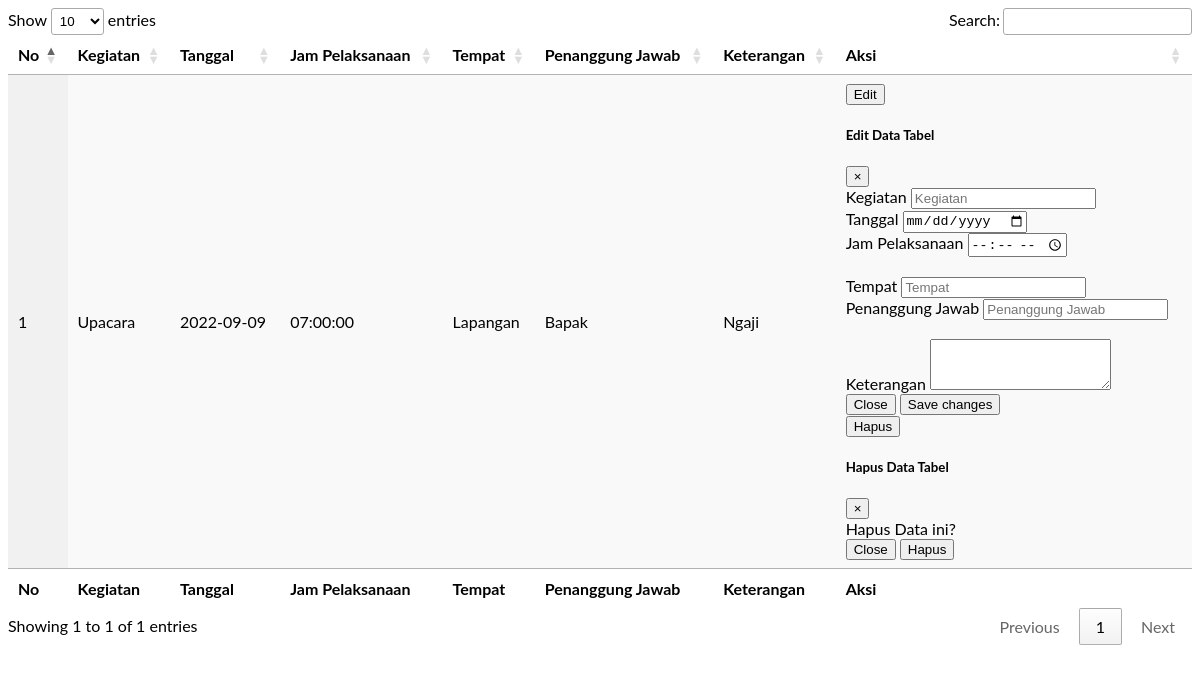
The app's page /halaman/tabel/tabeledit.php, older data.
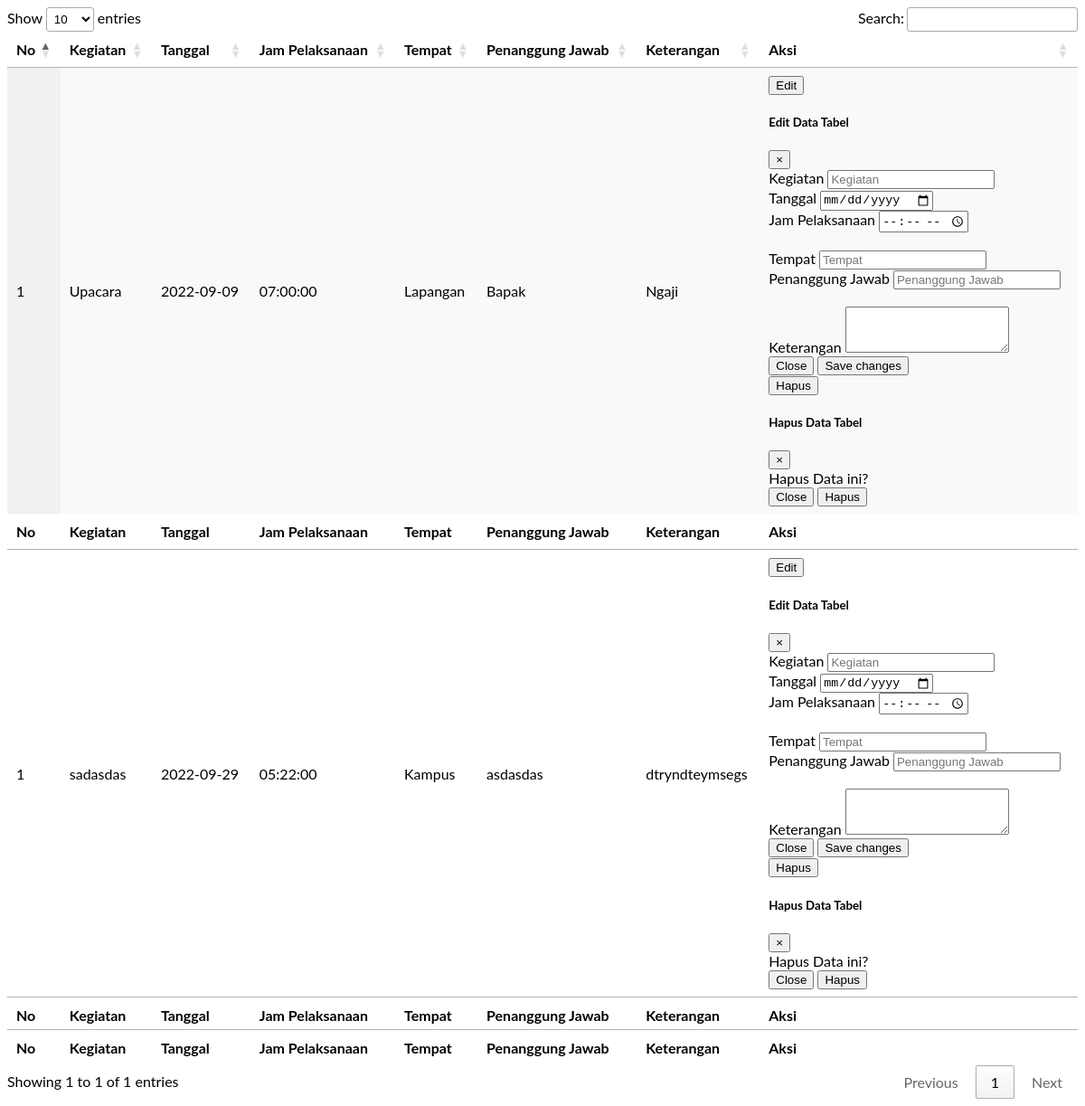
The same page, newer data.
### tables this page shows
CREATE TABLE `agenda` (
  `id` int(11) NOT NULL,
  `kegiatan` varchar(1000) NOT NULL,
  `tanggal` date NOT NULL,
  `waktu` time NOT NULL,
  `tempat` varchar(1000) NOT NULL,
  `tanggung_jawab` varchar(1000) NOT NULL,
  `keterangan` text NOT NULL
);

### halaman/tabel/tabeledit.php (the view, shortened to what this page needs)
<!DOCTYPE html>
<html>
<head>
<link rel="stylesheet" href="../../css/sidebar.css">
<link rel="stylesheet" href="../../css/dashboard.css">
<link rel="stylesheet" href="https://cdn.datatables.net/1.12.1/css/jquery.dataTables.min.css">
</head>
<body>
<table id="example" class="display" style="width:100%">
    <?php
        include "../../koneksi/koneksi.php";
        $sql = mysqli_query($konek, "SELECT * FROM agenda");
        $no = 1;
        if(mysqli_num_rows($sql)>0){
            while($row = mysqli_fetch_array($sql)){
    ?>
        <thead>
            <tr>
                <th>No</th>
                <th>Kegiatan</th>
                <th>Tanggal</th>
                <th>Jam Pelaksanaan</th>
                <th>Tempat</th>
                <th>Penanggung Jawab</th>
                <th>Keterangan</th>
                <th>Aksi</th>
            </tr>
        </thead>
        <tbody>
            <tr>
                <td><?php echo $no; ?></td>
                <td><?php echo $row['kegiatan']; ?></td>
                <td><?php echo $row['tanggal']; ?></td>
                <td><?php echo $row['waktu']; ?></td>
                <td><?php echo $row['tempat']; ?></td>
                <td><?php echo $row['tanggung_jawab']; ?></td>
                <td><?php echo $row['keterangan']; ?></td>
                <td>
                    <button data-toggle="modal" data-target="#EditData" type="button" class="btn btn-info">Edit</button>
                    <?php include "../command/editdatatabel.php";?>
                    <button data-toggle="modal" data-target="#HapusDataTabel" type="button" class="btn btn-danger">Hapus</button>
                    <?php include "../command/hapusdatatabel.php";?>
                </td>
            </tr>
            </tbody>
        <tfoot>
            <tr>
                <th>No</th>
                <th>Kegiatan</th>
                <th>Tanggal</th>
                <th>Jam Pelaksanaan</th>
                <th>Tempat</th>
                <th>Penanggung Jawab</th>
                <th>Keterangan</th>
                <th>Aksi</th>
            </tr>
        </tfoot>
    <?php } } ?>
</table>
</body>
</html>

### halaman/command/editdatatabel.php
<div class="modal fade" id="EditData" tabindex="-1" role="dialog" aria-labelledby="exampleModalCenterTitle" aria-hidden="true">
  <div class="modal-dialog modal-lg" role="document">
    <div class="modal-content">
      <div class="modal-header">
        <h5 class="modal-title" id="EditData">Edit Data Tabel</h5>
        <button type="button" class="close" data-dismiss="modal" aria-label="Close">
          <span aria-hidden="true">&times;</span>
        </button>
      </div>
      <div class="modal-body">
      <?php
        include "../halaman/form.php";?>
      </div>
      <div class="modal-footer">
        <button type="button" class="btn btn-secondary" data-dismiss="modal">Close</button>
        <button type="button" class="btn btn-primary">Save changes</button>
      </div>
    </div>
  </div>
</div>

### halaman/form.php
  <form action="database/input.php" method="POST">
  <div class="form-group">
    <label for="Kegiatan">Kegiatan</label>
    <input type="text" class="form-control" id="Kegiatan" placeholder="Kegiatan">
  </div>
  <div class="row">
    <div class="col">
      <label for="Tanggal">Tanggal</label>
      <input type="date" class="form-control" id="Tanggal" min="2000-01-02" placeholder="">
    </div>
    <div class="col">
      <label for="Jam">Jam Pelaksanaan</label>
      <input type="time" class="form-control" id="JamPelaksanaan" placeholder="Jam Kegiatan">
    </div>
  </div><br>
  <div class="row">
    <div class="col">
      <label for="Tempat">Tempat</label>
      <input type="text" class="form-control" id="Tempat" placeholder="Tempat">
    </div>
    <div class="col">
      <label for="Penanggung Jawab">Penanggung Jawab</label>
      <input type="text" class="form-control" id="Penanggung_Jawab" placeholder="Penanggung Jawab">
    </div>
  </div><br>
  <div class="form-group">
    <label for="Keterangan">Keterangan</label>
    <textarea class="form-control" id="Keterangan" rows="3"></textarea>
  </div>
</form>

### halaman/command/hapusdatatabel.php
<div class="modal fade" id="HapusDataTabel" tabindex="-1" role="dialog" aria-labelledby="exampleModalCenterTitle" aria-hidden="true">
  <div class="modal-dialog modal-dialog-centered" role="document">
    <div class="modal-content">
      <div class="modal-header">
        <h5 class="modal-title" id="HapusDataTabel">Hapus Data Tabel</h5>
        <button type="button" class="close" data-dismiss="modal" aria-label="Close">
          <span aria-hidden="true">&times;</span>
        </button>
      </div>
      <div class="modal-body">
        Hapus Data ini?
      </div>
      <div class="modal-footer">
        <button type="button" class="btn btn-secondary" data-dismiss="modal">Close</button>
        <button type="button" class="btn btn-danger">Hapus</button>
      </div>
    </div>
  </div>
</div>

Row changes from the older to the newer data that the page shows:
added agenda: kegiatan "sadasdas", tanggal "2022-09-29", waktu "05:22:00", tempat "Kampus", tanggung_jawab "asdasdas", keterangan "dtryndteymsegs"
